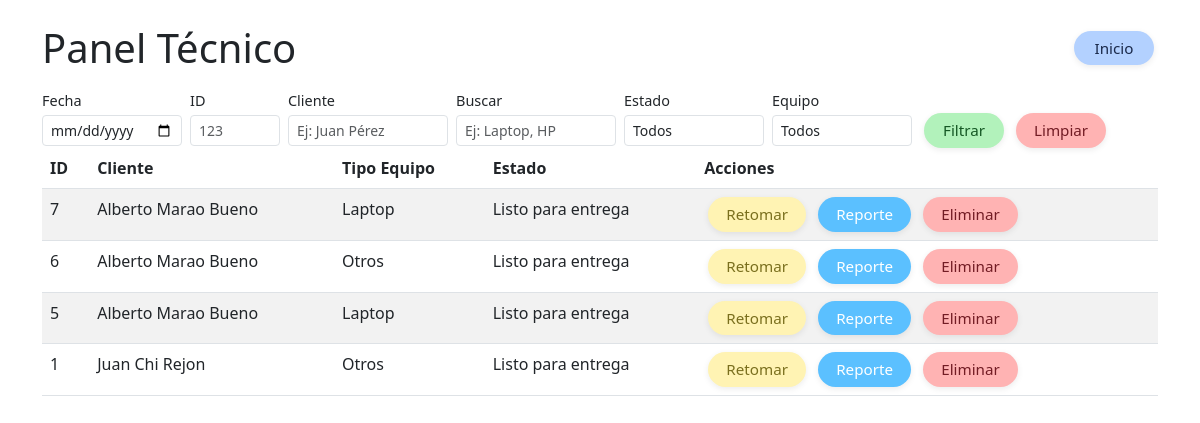
Page /tecnico/panel (signed in) on the committed database.
### tables this page shows
CREATE TABLE servicios (
                    id INTEGER PRIMARY KEY AUTOINCREMENT,
                    nombre TEXT NOT NULL,
                    primer_apellido TEXT NOT NULL,
                    segundo_apellido TEXT NOT NULL,
                    telefono TEXT NOT NULL,
                    tipo_equipo TEXT NOT NULL,
                    marca TEXT NOT NULL,
                    modelo TEXT NOT NULL,
                    serie TEXT,
                    servicio TEXT,
                    accesorios TEXT,
                    estado TEXT DEFAULT 'En diagnóstico',
                    notas TEXT,
                    foto_inicial TEXT,
                    foto_servicio TEXT,
                    foto_final TEXT,
                    fecha_registro TEXT,
                    fecha_entrega TEXT,
                    tecnico_actual TEXT
                );

### modules/tecnico/routes.py (the view)
@tecnico_bp.route('/panel')
@login_required
def panel():
    fecha_registro = request.args.get('fecha_registro', '').strip()
    buscar = request.args.get('buscar', '').strip()
    estado = request.args.get('estado', '').strip()
    tipo_equipo = request.args.get('tipo_equipo', '').strip()
    id_servicio = request.args.get('id_servicio', '').strip()
    cliente = request.args.get('cliente', '').strip()
    query = "SELECT * FROM servicios WHERE 1=1"
    params = []
    if id_servicio:
        query += " AND id = ?"
        params.append(id_servicio)
    if cliente:
        query += " AND (nombre LIKE ? OR primer_apellido LIKE ? OR segundo_apellido LIKE ?)"
        cliente_param = f"%{cliente}%"
        params.extend([cliente_param]*3)
    if buscar:
        query += " AND (nombre LIKE ? OR primer_apellido LIKE ? OR segundo_apellido LIKE ? OR tipo_equipo LIKE ? OR marca LIKE ? OR modelo LIKE ? OR tecnico_actual LIKE ?)"
        buscar_param = f"%{buscar}%"
        params.extend([buscar_param]*7)
    if estado:
        query += " AND estado = ?"
        params.append(estado)
    if tipo_equipo and tipo_equipo != "":
        query += " AND tipo_equipo = ?"
        params.append(tipo_equipo)
    if fecha_registro:
        query += " AND date(fecha_registro) = ?"
        params.append(fecha_registro)
    query += " ORDER BY fecha_registro DESC"
    servicios = db.query(query, tuple(params))
    return render_template('panel.html', servicios=servicios)

### app.py (called while the page is built)
@login_manager.user_loader
def load_user(user_id):
    from db import DatabaseSingleton
    db = DatabaseSingleton()
    user_data = db.query("SELECT * FROM usuarios WHERE id = ? AND activo = 1", (user_id,))
    if user_data:
        from models import User
        return User(user_data[0]['id'], user_data[0]['nombre'], user_data[0]['usuario'], user_data[0]['rol'], user_data[0]['activo'])
    return None

### db.py (called while the page is built)
    def __new__(cls):
        if cls._instance is None:
            cls._instance = super().__new__(cls)
            cls._instance.conn = sqlite3.connect(Config.DATABASE_PATH, check_same_thread=False)
            cls._instance.conn.row_factory = sqlite3.Row
            cls._instance.init_db()
        return cls._instance

    def query(self, sql, params=()):
        cursor = self.conn.cursor()
        cursor.execute(sql, params)
        result = cursor.fetchall()
        cursor.close()
        return result

### templates/panel.html (shortened to what this page needs)
<!DOCTYPE html>
<html>
<head>
    <link href="https://cdn.jsdelivr.net/npm/bootstrap@5.3.0/dist/css/bootstrap.min.css" rel="stylesheet">
    <link rel="stylesheet" href="/static/css/global.css">
</head>
<body>
    <div class="container mt-4">
        <div class="d-flex justify-content-between align-items-center mb-3">
            <h1 class="mb-0">Panel Técnico</h1>
            <a href="{{ url_for('index') }}" class="btn-regresar inicio-top-right ms-3" title="Regresar">Inicio</a>
        </div>
    <form method="GET" class="d-flex align-items-center panel-filtros-form panel-filtros-grid">
            <div class="panel-filtros-col">
                <label for="fecha_registro" class="panel-filtros-label">Fecha</label>
                <input type="date" name="fecha_registro" id="fecha_registro" class="form-control form-control-sm panel-filtros-input-sm" value="{{ request.args.get('fecha_registro', '') }}">
            </div>
            <div class="panel-filtros-col">
                <label for="id_servicio" class="panel-filtros-label">ID</label>
                <input type="number" name="id_servicio" id="id_servicio" class="form-control form-control-sm panel-filtros-input-id" placeholder="123" value="{{ request.args.get('id_servicio', '') }}">
            </div>
            <div class="panel-filtros-col">
                <label for="cliente" class="panel-filtros-label">Cliente</label>
                <input type="text" name="cliente" id="cliente" class="form-control form-control-sm panel-filtros-input-wide" placeholder="Ej: Juan Pérez" value="{{ request.args.get('cliente', '') }}">
            </div>
            <div class="panel-filtros-col">
                <label for="buscar" class="panel-filtros-label">Buscar</label>
                <input type="text" name="buscar" id="buscar" class="form-control form-control-sm panel-filtros-input-wide" placeholder="Ej: Laptop, HP" value="{{ request.args.get('buscar', '') }}">
            </div>
            <div class="panel-filtros-col">
                <label for="estado" class="panel-filtros-label">Estado</label>
                <select name="estado" id="estado" class="form-control form-control-sm panel-filtros-input-sm">
                    <option value="">Todos</option>
                </select>
            </div>
            <div class="panel-filtros-col">
                <label for="tipo_equipo" class="panel-filtros-label">Equipo</label>
                <select name="tipo_equipo" id="tipo_equipo" class="form-control form-control-sm panel-filtros-input-sm">
                    <option value="">Todos</option>
                </select>
            </div>
            <div class="panel-filtros-col" style="justify-content:end; height:100%;">
                <label class="panel-filtros-label">&nbsp;</label>
                <div class="panel-filtros-btns">
                    <button type="submit" class="btn-aceptar btn-form-main panel-filtros-btn panel-filtros-btn-small">Filtrar</button>
                    <a href="{{ url_for('tecnico.panel') }}" class="btn-cancelar btn-form-main panel-filtros-btn panel-filtros-btn-small" title="Limpiar filtros">Limpiar</a>
                </div>
            </div>
        </form>
        <table class="table table-striped">
            <thead>
                <tr>
                    <th>ID</th>
                    <th>Cliente</th>
                    <th>Tipo Equipo</th>
                    <th>Estado</th>
                    <th>Acciones</th>
                </tr>
            </thead>
            <tbody>
                {% for servicio in servicios %}
                <tr>
                    <td>{{ servicio['id'] }}</td>
                    <td>{{ servicio['nombre'] }} {{ servicio['primer_apellido'] }} {{ servicio['segundo_apellido'] }}</td>
                    <td>{{ servicio['tipo_equipo'] }}</td>
                    <td>{{ servicio['estado'] }}</td>
                    <td>
                        <a href="{{ url_for('tecnico.editar', id=servicio['id']) }}" class="btn-panel-alt btn-sm" title="Editar">Retomar</a>
                        {% if servicio['estado'] == 'Listo para entrega' %}
                        <a href="{{ url_for('impresion.reporte', id=servicio['id']) }}" class="btn-reporte-final btn-sm" title="Reporte">Reporte</a>
                        {% endif %}
                        <form action="{{ url_for('tecnico.eliminar_servicio', id=servicio['id']) }}" method="POST" style="display: inline;" onsubmit="return confirm('¿Estás seguro de que deseas eliminar este servicio? Esta acción no se puede deshacer.');">
                            <button type="submit" class="btn-cancelar btn-sm" title="Eliminar Servicio">Eliminar</button>
                        </form>
                    </td>
                </tr>
                {% endfor %}
            </tbody>
        </table>
    </div>
</body>
</html>

### static/css/global.css (style rules this page uses)
.btn-reporte-final { background-color: #5bc0ff; color: #fff; border-radius: 30px; padding: 8px 32px; font-size: 1rem; font-weight: 500; box-shadow: 0 2px 6px rgba(0,0,0,0.08); text-align: center; text-decoration: none; border: none; transition: background 0.2s, box-shadow 0.2s; }
.inicio-top-right { margin-top: -16px; }
.panel-filtros-grid { gap: 8px; flex-wrap: wrap; }
.panel-filtros-col { display: flex; flex-direction: column; align-items: flex-start; }
.panel-filtros-input-sm { width: 140px; }
.panel-filtros-input-id { width: 90px; }
.panel-filtros-input-wide { width: 160px; }
.panel-filtros-btns { display: flex; gap: 4px; }
.panel-filtros-btn-small { padding: 4px 16px; font-size: 0.95em; min-width: 70px; }
.panel-filtros-form { font-size: 0.95rem; }
.panel-filtros-label { font-size: 0.95em; margin-bottom: 0.25em; }
.panel-filtros-btn { font-size: 0.95em; }
.btn-global, .btn-aceptar, .btn-cancelar, .btn-regresar, .btn-panel, .btn-panel-alt, .btn-accion-panel, .btn-retomar, .btn-reporte-final, .btn-form-main { border-radius: 30px; min-width: 80px; padding: 6px 18px; font-size: 0.95rem; font-weight: 500; display: inline-block; text-align: center; margin: 0 4px; box-shadow: 0 2px 6px rgba(0,0,0,0.08); border: none; transition: background 0.2s, box-shadow 0.2s; cursor: pointer; vertical-align: middle; text-decoration: none; }
.btn-aceptar { background: #b2f2bb; color: #155724; }
.btn-cancelar { background: #ffb3b3; color: #721c24; }
.btn-regresar { background: #b3d1ff; color: #1b2a4b; }
.btn-panel-alt { background: #fff3b3; color: #7a6f1e; }

### rows in the picture
servicios: id "7", nombre "Alberto", primer_apellido "Marao", segundo_apellido "Bueno", tipo_equipo "Laptop", estado "Listo para entrega"
servicios: id "6", nombre "Alberto", primer_apellido "Marao", segundo_apellido "Bueno", tipo_equipo "Otros", estado "Listo para entrega"
servicios: id "5", nombre "Alberto", primer_apellido "Marao", segundo_apellido "Bueno", tipo_equipo "Laptop", estado "Listo para entrega"
servicios: id "1", nombre "Juan", primer_apellido "Chi", segundo_apellido "Rejon", tipo_equipo "Otros", estado "Listo para entrega"
